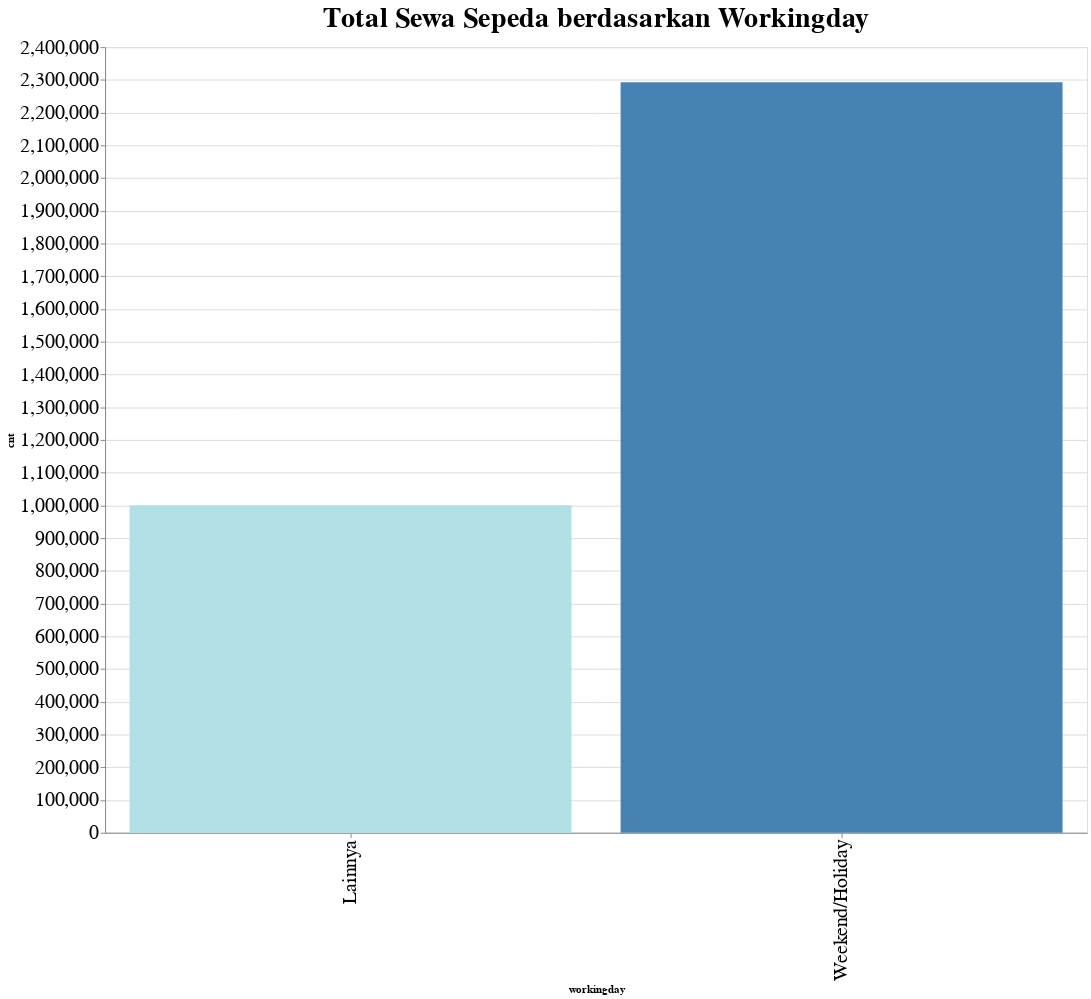

Notebook cell for this chart:
### Markdown cell above
2. Bagaimana total sewa sepeda?

### Code cell
# Import necessary libraries
import altair as alt
import pandas as pd

# Assuming data is already loaded into 'data' DataFrame

# Mengganti nilai dalam kolom 'season' dengan label yang sesuai
data['workingday'] = data['workingday'].replace({1: 'Weekend/Holiday', 0: 'Lainnya'})

def rental_by_workingday():
    # Menghitung total sewa sepeda berdasarkan workingday
    workingday_counts = data.groupby('workingday')['cnt'].sum().reset_index()
    
    # Mencari workingday dengan total sewa sepeda tertinggi dan terendah
    max_workingday = workingday_counts.loc[workingday_counts['cnt'].idxmax()]
    min_workingday = workingday_counts.loc[workingday_counts['cnt'].idxmin()]

    # Konfigurasi ukuran font
    text_font_size = 20

    # Membuat chart menggunakan Altair
    chart = alt.Chart(workingday_counts).mark_bar().encode(
        x=alt.X('workingday:N', axis=alt.Axis(labelFontSize=text_font_size)),  
        y=alt.Y('cnt:Q', axis=alt.Axis(labelFontSize=text_font_size)),     
        color=alt.condition(
            alt.datum.workingday == max_workingday['workingday'],
            alt.value('steelblue'),
            alt.value('powderblue')
        ),
        tooltip=['workingday', 'cnt']
    ).properties(
        width=1000,
        height=800,
        title={
            "text": "Total Sewa Sepeda berdasarkan Workingday",
            "fontSize": text_font_size + 9  # Atur ukuran font untuk judul  
        }
    )
    
    # Menampilkan chart
    chart.display()

# Panggil fungsi untuk menampilkan chart
rental_by_workingday()

### Figure 1 — Vega-Lite specification as saved in the notebook (floating-point values rounded to 4 significant figures)
{"config": {"view": {"continuousWidth": 300, "continuousHeight": 300}}, "data": {"name": "data-3a4cb8ec38cdfc4cdf6293c16fe86979"}, "mark": {"type": "bar"}, "encoding": {"color": {"condition": {"test": "(datum.workingday === 'Weekend/Holiday')", "value": "steelblue"}, "value": "powderblue"}, "tooltip": [{"field": "workingday", "type": "nominal"}, {"field": "cnt", "type": "quantitative"}], "x": {"axis": {"labelFontSize": 20}, "field": "workingday", "type": "nominal"}, "y": {"axis": {"labelFontSize": 20}, "field": "cnt", "type": "quantitative"}}, "height": 800, "title": {"text": "Total Sewa Sepeda berdasarkan Workingday", "fontSize": 29}, "width": 1000, "$schema": "https://vega.github.io/schema/vega-lite/v5.8.0.json", "datasets": {"data-3a4cb8ec38cdfc4cdf6293c16fe86979": [{"workingday": "Lainnya", "cnt": 1000269}, {"workingday": "Weekend/Holiday", "cnt": 2292410}]}}
